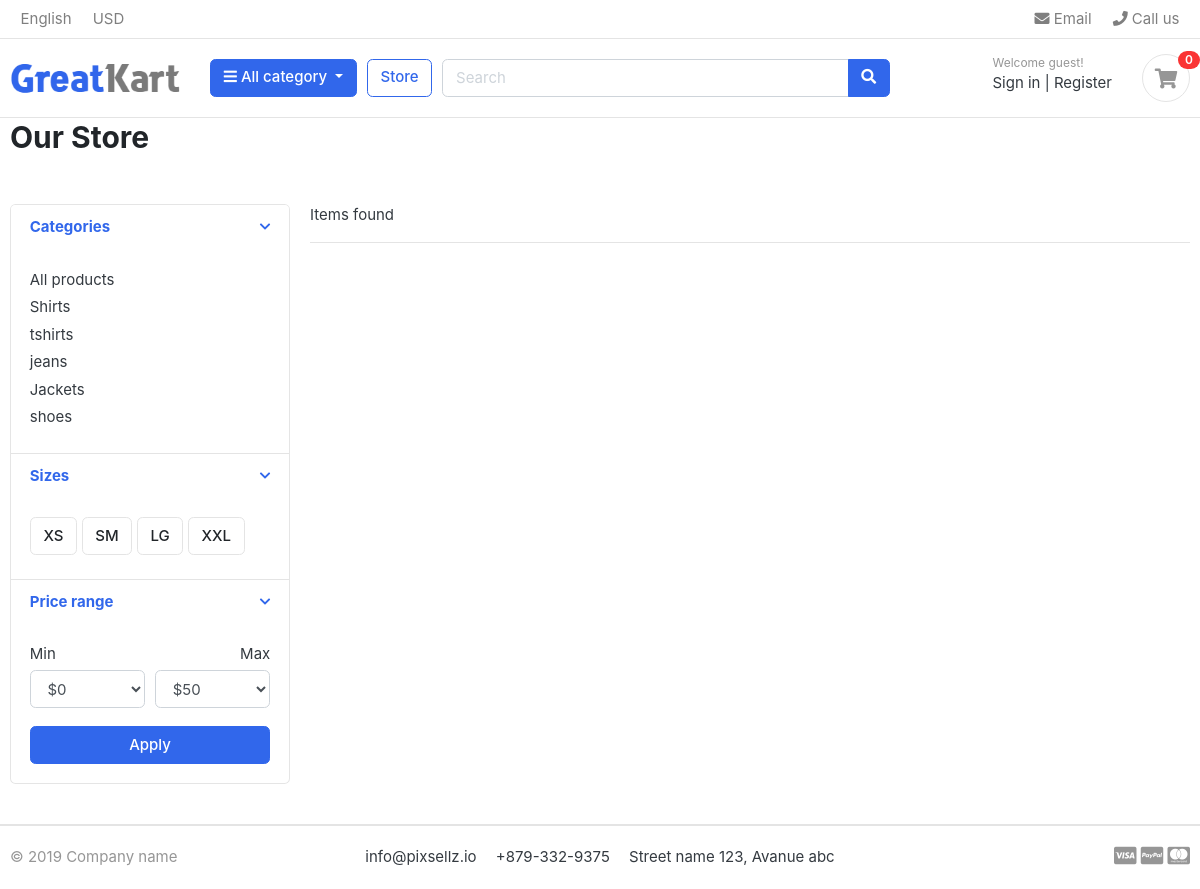
The app's page /store/search/ with its own data.
### category/models.py (models this page shows, shortened)
class Category(models.Model):
    category_name=models.CharField(max_length=200)
    category_description=models.TextField()
    slug=models.CharField(max_length=200, unique=True)
    image=models.ImageField(upload_to='photos/categories',blank=True, null=True)
    class Meta():
        verbose_name='category'
        verbose_name_plural='categories'
    def get_url(self):
        return reverse('products_by_category', args=[self.slug])

### store/views.py (the view)
# urls.py: path('search/', views.search, name='search')
def search(request):
    return render(request, 'store.html')

### carts/context_processor.py (called while the page is built)
def counter(request):
    cart_count=0
    if 'admin' in request.path:
        return {}
    else :
        try:
            cart=Cart.objects.filter(cart_id=_cart_id(request))
            cart_items=CartItem.objects.all().filter(cart=cart[:1])
            for cart_item in cart_items:
                cart_count += 1
        except cart.DoesNotExist:
            cart_count=0
    return dict(cart_count=cart_count)

### carts/views.py (called while the page is built)
def _cart_id(request):
    cart = request.session.session_key
    if not cart:
        request.session.create()
        cart = request.session.session_key
    return cart

### category/context_processor.py (called while the page is built)
def menu_links(request):
    links=Category.objects.all()
    return dict(links=links)

### templates/store.html (shortened to what this page needs)
{% extends 'base.html' %}
{% load static %}
{% block content %}
    <section class="section_pagetop_bg">
        <div class="container">
            <h2 class="title-page">Our Store</h2>
        </div>
    </section>
    <section class="section-content padding-y">
<div class="container">
<div class="row">
	<aside class="col-md-3">
<div class="card">
	<article class="filter-group">
		<header class="card-header">
			<a href="#" data-toggle="collapse" data-target="#collapse_1" aria-expanded="true" class="">
				<i class="icon-control fa fa-chevron-down"></i>
				<h6 class="title">Categories</h6>
			</a>
		</header>
		<div class="filter-content collapse show" id="collapse_1" style="">
			<div class="card-body">
				<ul class="list-menu">
				<li><a href="{% url 'store' %}">All products</a></li>
				{% for category in links %}
				<li><a href="{{ category.get_url }}">{{ category.category_name }}</a></li>
				{% endfor %}
				</ul>
			</div>
		</div>
	</article>
	<article class="filter-group">
		<header class="card-header">
			<a href="#" data-toggle="collapse" data-target="#collapse_4" aria-expanded="true" class="">
				<i class="icon-control fa fa-chevron-down"></i>
				<h6 class="title">Sizes </h6>
			</a>
		</header>
		<div class="filter-content collapse show" id="collapse_4" style="">
			<div class="card-body">
			  <label class="checkbox-btn">
			    <span class="btn btn-light"> XS </span>
			  </label>
			  <label class="checkbox-btn">
			    <span class="btn btn-light"> SM </span>
			  </label>
			  <label class="checkbox-btn">
			    <span class="btn btn-light"> LG </span>
			  </label>
			  <label class="checkbox-btn">
			    <span class="btn btn-light"> XXL </span>
			  </label>
		</div>
		</div>
	</article>
	<article class="filter-group">
		<header class="card-header">
			<a href="#" data-toggle="collapse" data-target="#collapse_3" aria-expanded="true" class="">
				<i class="icon-control fa fa-chevron-down"></i>
				<h6 class="title">Price range </h6>
			</a>
		</header>
		<div class="filter-content collapse show" id="collapse_3" style="">
			<div class="card-body">
				<div class="form-row">
				<div class="form-group col-md-6">
				  <label>Min</label>
				  	<select class="mr-2 form-control">
						<option value="0">$0</option>
					</select>
				</div>
				<div class="form-group text-right col-md-6">
				  <label>Max</label>
				  	<select class="mr-2 form-control">
						<option value="50">$50</option>
					</select>
				</div>
				</div>
				<button class="btn btn-block btn-primary">Apply</button>
			</div>
		</div>
	</article>
</div>
	</aside>
	<main class="col-md-9">
<header class="border-bottom mb-4 pb-3">
		<div class="form-inline">
			<span class="mr-md-auto">{{ product_count }} Items found </span>
		</div>
</header>
</main>
</div>
</div>
</section>
{% endblock  %}

### static/css/ui.css (style rules this page uses)
html { font-family: "Inter", sans-serif; font-size: 15px; }
.padding-y { padding-top: 40px; padding-bottom: 40px; }
article:after, .form-group:after { display: block; clear: both; content: ""; }
.title-page { color: #212529; }
.btn-light { background-color: #fff; border-color: #e4e4e4; }
[class*=list-] li:after { visibility: hidden; display: block; content: ""; overflow: hidden; height: 0; clear: both; }
.list-menu { list-style: none; margin: 0; padding-left: 0; }
.list-menu li { margin-bottom: 5px; }
.list-menu a { color: #343a40; }
.icon-control { margin-top: 5px; float: right; font-size: 80%; }
.card-header .title { margin-bottom: 0; line-height: 1.5; }
.filter-group { border-bottom: 1px solid #e4e4e4; }
.filter-group .card-header { border-bottom: 0; }
.filter-group:last-child { border-bottom: 0; }
.checkbox-btn { position: relative; }

### records on screen
Category: category_name "Shirts"
Category: category_name "tshirts"
Category: category_name "jeans"
Category: category_name "Jackets"
Category: category_name "shoes"

### other values on screen
{{ cart_count }} "0"
